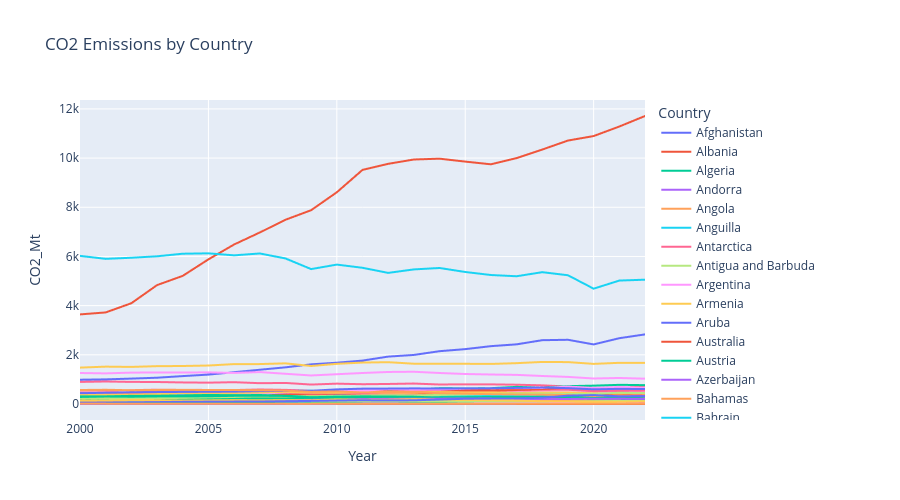

The code cell stored with this chart in its notebook:
### Markdown cell above
## 3. Example 2 — Multi-series: the spaghetti problem

### Code cell
# BEFORE: 200+ lines
fig = px.line(df, x='Year', y='CO2_Mt', color='Country',
              title='CO2 Emissions by Country', height=500)
fig.show()
